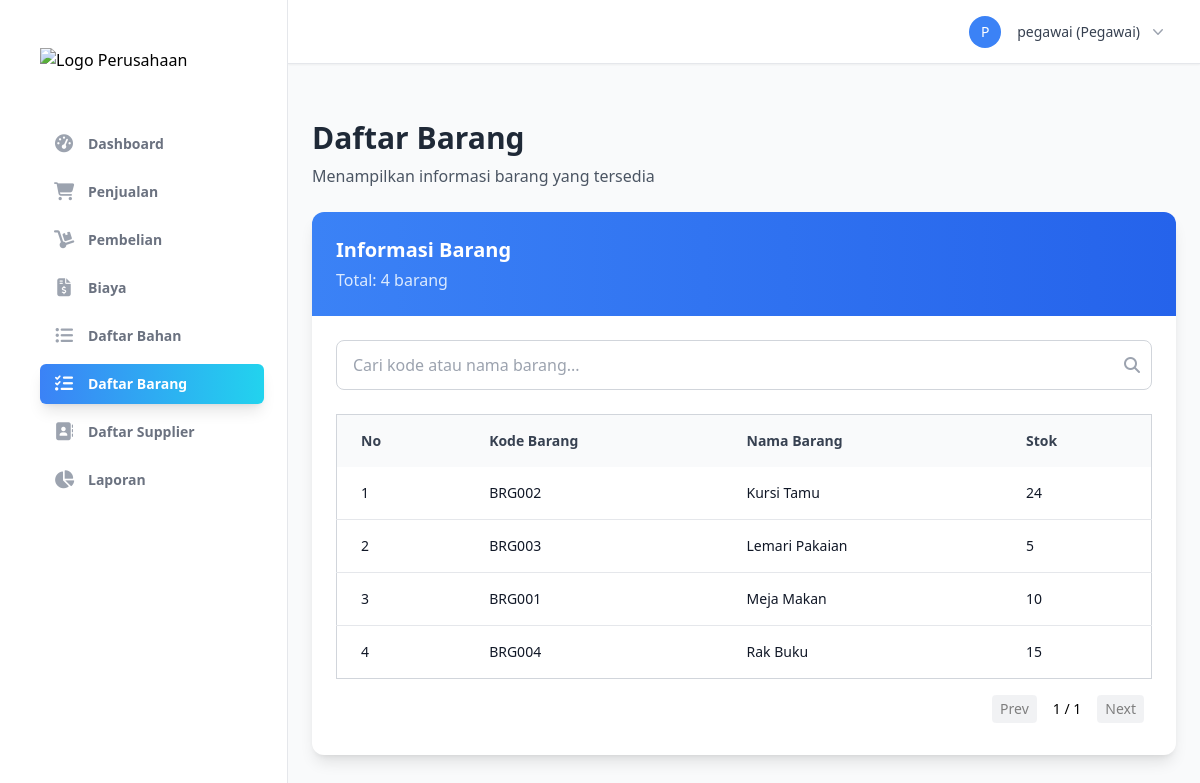
The page /pages/product_list.php (signed in) on the database its author committed.
### tables this page shows
CREATE TABLE barang (
    kd_barang VARCHAR(25) PRIMARY KEY,
    nama_barang VARCHAR(200) NOT NULL,
    stok INTEGER NOT NULL
);

### pages/product_list.php (the view, shortened to what this page needs)
<?php
require_once '../config/db_connect.php';
require_once '../includes/header.php';
$search_query = $_GET['search'] ?? '';
$perPage = 10;
$page = isset($_GET['page']) ? max(1, intval($_GET['page'])) : 1;
$offset = ($page - 1) * $perPage;
$stmt = $pdo->prepare("SELECT COUNT(*) FROM barang WHERE kd_barang LIKE :search OR nama_barang LIKE :search");
$stmt->bindValue(':search', '%' . $search_query . '%');
$stmt->execute();
$totalItems = $stmt->fetchColumn();
$totalPages = ceil($totalItems / $perPage);
$stmt = $pdo->prepare("SELECT * FROM barang WHERE kd_barang LIKE :search OR nama_barang LIKE :search ORDER BY nama_barang LIMIT :limit OFFSET :offset");
$stmt->bindValue(':search', '%' . $search_query . '%');
$stmt->bindValue(':limit', $perPage, PDO::PARAM_INT);
$stmt->bindValue(':offset', $offset, PDO::PARAM_INT);
$stmt->execute();
$products = $stmt->fetchAll(PDO::FETCH_ASSOC);
?>
<div class="flex min-h-screen">
    <?php require_once '../includes/sidebar.php'; ?>
    <main class="flex-1 p-6">
        <div id="productManagement" class="section active">
            <div class="mb-6">
                <h2 class="text-3xl font-bold text-gray-800">Daftar Barang</h2>
                <p class="text-gray-600 mt-2">Menampilkan informasi barang yang tersedia</p>
            </div>
            <div class="bg-white rounded-xl shadow-lg overflow-hidden w-full">
                <div class="bg-gradient-to-r from-blue-500 to-blue-600 p-6">
                    <div class="flex justify-between items-center">
                        <div>
                            <h3 class="text-xl font-semibold text-white">Informasi Barang</h3>
                            <p class="text-blue-100 mt-1">Total: <?php echo $totalItems; ?> barang</p>
                        </div>
                    </div>
                </div>
                <div class="p-6">
                    <div class="mb-6 relative">
                        <input type="text" id="searchInput" name="search" class="w-full px-4 py-3 border border-gray-300 rounded-lg focus:outline-none focus:ring-2 focus:ring-blue-500 pr-10" placeholder="Cari kode atau nama barang..." value="<?php echo htmlspecialchars($search_query); ?>">
                        <span class="absolute right-3 top-1/2 transform -translate-y-1/2 text-gray-400">
                            <i class="fas fa-search"></i>
                        </span>
                    </div>
                    <div class="overflow-x-auto">
                        <table class="min-w-full table-auto border-collapse border border-gray-300">
                            <thead>
                                <tr class="bg-gray-50">
                                    <th class="px-6 py-4 text-left text-sm font-semibold text-gray-700">No</th>
                                    <th class="px-6 py-4 text-left text-sm font-semibold text-gray-700">Kode Barang</th>
                                    <th class="px-6 py-4 text-left text-sm font-semibold text-gray-700">Nama Barang</th>
                                    <th class="px-6 py-4 text-left text-sm font-semibold text-gray-700">Stok</th>
                                </tr>
                            </thead>
                            <tbody class="divide-y divide-gray-200" id="productsTableBody">
                                <?php
                                $i = 1;
                                foreach ($products as $product): ?>
                                    <tr class="product-row border-b border-gray-200" data-name="<?php echo strtolower(htmlspecialchars($product['kd_barang'] . ' ' . $product['nama_barang'])); ?>">
                                        <td data-label="No." class="px-6 py-4 text-sm text-gray-900"><?php echo $i++; ?></td>
                                        <td class="px-6 py-4 text-sm font-medium text-gray-900"><?php echo htmlspecialchars($product['kd_barang']); ?></td>
                                        <td class="px-6 py-4 text-sm font-medium text-gray-900"><?php echo htmlspecialchars($product['nama_barang']); ?></td>
                                        <td class="px-6 py-4 text-sm font-medium text-gray-900"><?php echo htmlspecialchars($product['stok']); ?></td>
                                    </tr>
                                <?php endforeach; ?>
                            </tbody>
                        </table>
                    </div>
                    <div class="flex justify-end mt-2 p-2">
                        <div class="flex items-center space-x-2 text-sm">
                            <a href="?search=<?php echo urlencode($search_query); ?>&page=<?php echo max(1, $page - 1); ?>" class="px-2 py-1 bg-gray-200 rounded hover:bg-gray-300 <?php echo $page <= 1 ? 'opacity-50 cursor-not-allowed' : ''; ?>">Prev</a>
                            <span class="px-2"><?php echo $page; ?> / <?php echo $totalPages; ?></span>
                            <a href="?search=<?php echo urlencode($search_query); ?>&page=<?php echo min($totalPages, $page + 1); ?>" class="px-2 py-1 bg-gray-200 rounded hover:bg-gray-300 <?php echo $page >= $totalPages ? 'opacity-50 cursor-not-allowed' : ''; ?>">Next</a>
                        </div>
                    </div>
                </div>
            </div>
        </div>
    </main>
</div>
<?php require_once '../includes/footer.php'; ?>

### rows shown on the page
barang: kd_barang "BRG002", nama_barang "Kursi Tamu", stok "24"
barang: kd_barang "BRG003", nama_barang "Lemari Pakaian", stok "5"
barang: kd_barang "BRG001", nama_barang "Meja Makan", stok "10"
barang: kd_barang "BRG004", nama_barang "Rak Buku", stok "15"

### other values the page prints
$item['name'] "Dashboard"
$item['name'] "Penjualan"
$item['name'] "Pembelian"
$item['name'] "Biaya"
$item['name'] "Daftar Bahan"
$item['name'] "Daftar Barang"
$item['name'] "Daftar Supplier"
$item['name'] "Laporan"
substr($currentUser['username'], 0, 1) "P"
$currentUser['username'] "pegawai"
$currentUser['level'] "Pegawai"
$totalItems "4"
$page "1"
$totalPages "1"
